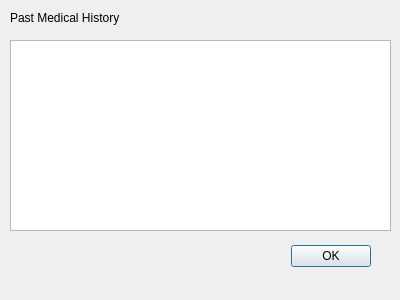
<?xml version="1.0" encoding="UTF-8"?>
<ui version="4.0">
 <class>pmh_dlg</class>
 <widget class="QDialog" name="pmh_dlg">
  <property name="geometry">
   <rect>
    <x>0</x>
    <y>0</y>
    <width>400</width>
    <height>300</height>
   </rect>
  </property>
  <property name="windowTitle">
   <string>Dialog</string>
  </property>
  <widget class="QDialogButtonBox" name="buttonBox">
   <property name="geometry">
    <rect>
     <x>30</x>
     <y>240</y>
     <width>341</width>
     <height>32</height>
    </rect>
   </property>
   <property name="orientation">
    <enum>Qt::Horizontal</enum>
   </property>
   <property name="standardButtons">
    <set>QDialogButtonBox::Ok</set>
   </property>
  </widget>
  <widget class="QTableView" name="past_medical_history_table">
   <property name="geometry">
    <rect>
     <x>10</x>
     <y>40</y>
     <width>381</width>
     <height>191</height>
    </rect>
   </property>
  </widget>
  <widget class="QLabel" name="pastmedicalhistory_label">
   <property name="geometry">
    <rect>
     <x>10</x>
     <y>10</y>
     <width>131</width>
     <height>16</height>
    </rect>
   </property>
   <property name="text">
    <string>Past Medical History</string>
   </property>
  </widget>
 </widget>
 <resources/>
 <connections>
  <connection>
   <sender>buttonBox</sender>
   <signal>accepted()</signal>
   <receiver>pmh_dlg</receiver>
   <slot>accept()</slot>
   <hints>
    <hint type="sourcelabel">
     <x>248</x>
     <y>254</y>
    </hint>
    <hint type="destinationlabel">
     <x>157</x>
     <y>274</y>
    </hint>
   </hints>
  </connection>
  <connection>
   <sender>buttonBox</sender>
   <signal>rejected()</signal>
   <receiver>pmh_dlg</receiver>
   <slot>reject()</slot>
   <hints>
    <hint type="sourcelabel">
     <x>316</x>
     <y>260</y>
    </hint>
    <hint type="destinationlabel">
     <x>286</x>
     <y>274</y>
    </hint>
   </hints>
  </connection>
 </connections>
</ui>
